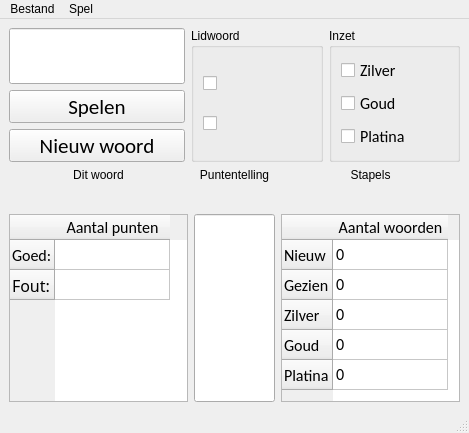
<?xml version="1.0" encoding="UTF-8"?>
<ui version="4.0">
 <class>MainWindow</class>
 <widget class="QMainWindow" name="MainWindow">
  <property name="geometry">
   <rect>
    <x>0</x>
    <y>0</y>
    <width>469</width>
    <height>433</height>
   </rect>
  </property>
  <property name="sizePolicy">
   <sizepolicy hsizetype="Preferred" vsizetype="Minimum">
    <horstretch>0</horstretch>
    <verstretch>0</verstretch>
   </sizepolicy>
  </property>
  <property name="windowTitle">
   <string>De Spel</string>
  </property>
  <widget class="QWidget" name="centralwidget">
   <layout class="QVBoxLayout" name="verticalLayout_5">
    <item>
     <layout class="QVBoxLayout" name="verticalLayout_4">
      <item>
       <layout class="QHBoxLayout" name="horizontalLayout_2">
        <item>
         <layout class="QVBoxLayout" name="verticalLayout_3">
          <item>
           <widget class="QLineEdit" name="txt_word">
            <property name="sizePolicy">
             <sizepolicy hsizetype="Preferred" vsizetype="Preferred">
              <horstretch>0</horstretch>
              <verstretch>0</verstretch>
             </sizepolicy>
            </property>
            <property name="font">
             <font>
              <family>Calibri</family>
              <pointsize>18</pointsize>
             </font>
            </property>
            <property name="text">
             <string/>
            </property>
            <property name="alignment">
             <set>Qt::AlignCenter</set>
            </property>
            <property name="readOnly">
             <bool>true</bool>
            </property>
            <property name="clearButtonEnabled">
             <bool>false</bool>
            </property>
           </widget>
          </item>
          <item>
           <widget class="QToolButton" name="btn_play">
            <property name="sizePolicy">
             <sizepolicy hsizetype="Preferred" vsizetype="Maximum">
              <horstretch>0</horstretch>
              <verstretch>0</verstretch>
             </sizepolicy>
            </property>
            <property name="font">
             <font>
              <family>Calibri</family>
              <pointsize>16</pointsize>
             </font>
            </property>
            <property name="text">
             <string>Spelen</string>
            </property>
           </widget>
          </item>
          <item>
           <widget class="QToolButton" name="btn_draw">
            <property name="sizePolicy">
             <sizepolicy hsizetype="Preferred" vsizetype="Maximum">
              <horstretch>0</horstretch>
              <verstretch>0</verstretch>
             </sizepolicy>
            </property>
            <property name="font">
             <font>
              <family>Calibri</family>
              <pointsize>16</pointsize>
             </font>
            </property>
            <property name="text">
             <string>Nieuw woord</string>
            </property>
           </widget>
          </item>
         </layout>
        </item>
        <item>
         <widget class="QGroupBox" name="grp_article">
          <property name="title">
           <string>Lidwoord</string>
          </property>
          <layout class="QVBoxLayout" name="verticalLayout">
           <item>
            <widget class="QCheckBox" name="chk_de">
             <property name="font">
              <font>
               <family>Calibri</family>
               <pointsize>12</pointsize>
              </font>
             </property>
             <property name="text">
              <string/>
             </property>
            </widget>
           </item>
           <item>
            <widget class="QCheckBox" name="chk_het">
             <property name="font">
              <font>
               <family>Calibri</family>
               <pointsize>12</pointsize>
              </font>
             </property>
             <property name="text">
              <string/>
             </property>
            </widget>
           </item>
          </layout>
         </widget>
        </item>
        <item>
         <widget class="QGroupBox" name="grp_stake">
          <property name="title">
           <string>Inzet</string>
          </property>
          <property name="checkable">
           <bool>false</bool>
          </property>
          <property name="checked">
           <bool>false</bool>
          </property>
          <layout class="QVBoxLayout" name="verticalLayout_2">
           <item>
            <widget class="QCheckBox" name="chk_zilver">
             <property name="font">
              <font>
               <family>Calibri</family>
               <pointsize>12</pointsize>
              </font>
             </property>
             <property name="text">
              <string>Zilver</string>
             </property>
             <property name="checked">
              <bool>false</bool>
             </property>
            </widget>
           </item>
           <item>
            <widget class="QCheckBox" name="chk_goud">
             <property name="font">
              <font>
               <family>Calibri</family>
               <pointsize>12</pointsize>
              </font>
             </property>
             <property name="text">
              <string>Goud</string>
             </property>
            </widget>
           </item>
           <item>
            <widget class="QCheckBox" name="chk_platina">
             <property name="font">
              <font>
               <family>Calibri</family>
               <pointsize>12</pointsize>
              </font>
             </property>
             <property name="text">
              <string>Platina</string>
             </property>
            </widget>
           </item>
          </layout>
         </widget>
        </item>
       </layout>
      </item>
     </layout>
    </item>
    <item>
     <layout class="QGridLayout" name="gridLayout">
      <item row="0" column="0">
       <widget class="QLabel" name="label_2">
        <property name="sizePolicy">
         <sizepolicy hsizetype="Preferred" vsizetype="Maximum">
          <horstretch>0</horstretch>
          <verstretch>0</verstretch>
         </sizepolicy>
        </property>
        <property name="text">
         <string>Dit woord</string>
        </property>
        <property name="alignment">
         <set>Qt::AlignCenter</set>
        </property>
       </widget>
      </item>
      <item row="2" column="2">
       <widget class="QTableWidget" name="tbl_heaps">
        <property name="sizePolicy">
         <sizepolicy hsizetype="Preferred" vsizetype="Preferred">
          <horstretch>0</horstretch>
          <verstretch>0</verstretch>
         </sizepolicy>
        </property>
        <property name="font">
         <font>
          <family>Calibri</family>
          <pointsize>12</pointsize>
         </font>
        </property>
        <property name="cornerButtonEnabled">
         <bool>false</bool>
        </property>
        <property name="rowCount">
         <number>5</number>
        </property>
        <attribute name="horizontalHeaderDefaultSectionSize">
         <number>115</number>
        </attribute>
        <row>
         <property name="text">
          <string>Nieuw</string>
         </property>
         <property name="font">
          <font>
           <family>Calibri</family>
           <pointsize>12</pointsize>
          </font>
         </property>
        </row>
        <row>
         <property name="text">
          <string>Gezien</string>
         </property>
         <property name="font">
          <font>
           <family>Calibri</family>
           <pointsize>12</pointsize>
          </font>
         </property>
        </row>
        <row>
         <property name="text">
          <string>Zilver</string>
         </property>
         <property name="font">
          <font>
           <family>Calibri</family>
           <pointsize>12</pointsize>
          </font>
         </property>
        </row>
        <row>
         <property name="text">
          <string>Goud</string>
         </property>
         <property name="font">
          <font>
           <family>Calibri</family>
           <pointsize>12</pointsize>
          </font>
         </property>
        </row>
        <row>
         <property name="text">
          <string>Platina</string>
         </property>
         <property name="font">
          <font>
           <family>Calibri</family>
           <pointsize>12</pointsize>
          </font>
         </property>
        </row>
        <column>
         <property name="text">
          <string>Aantal woorden</string>
         </property>
         <property name="foreground">
          <brush brushstyle="SolidPattern">
           <color alpha="255">
            <red>0</red>
            <green>0</green>
            <blue>0</blue>
           </color>
          </brush>
         </property>
        </column>
        <item row="0" column="0">
         <property name="text">
          <string>0</string>
         </property>
        </item>
        <item row="1" column="0">
         <property name="text">
          <string>0</string>
         </property>
        </item>
        <item row="2" column="0">
         <property name="text">
          <string>0</string>
         </property>
        </item>
        <item row="3" column="0">
         <property name="text">
          <string>0</string>
         </property>
        </item>
        <item row="4" column="0">
         <property name="text">
          <string>0</string>
         </property>
        </item>
       </widget>
      </item>
      <item row="0" column="1">
       <widget class="QLabel" name="label_3">
        <property name="sizePolicy">
         <sizepolicy hsizetype="Preferred" vsizetype="Preferred">
          <horstretch>0</horstretch>
          <verstretch>0</verstretch>
         </sizepolicy>
        </property>
        <property name="text">
         <string>Puntentelling</string>
        </property>
        <property name="alignment">
         <set>Qt::AlignCenter</set>
        </property>
       </widget>
      </item>
      <item row="0" column="2">
       <widget class="QLabel" name="label">
        <property name="text">
         <string>Stapels</string>
        </property>
        <property name="alignment">
         <set>Qt::AlignCenter</set>
        </property>
       </widget>
      </item>
      <item row="2" column="0">
       <widget class="QTableWidget" name="tbl_word_score">
        <property name="sizePolicy">
         <sizepolicy hsizetype="Preferred" vsizetype="Preferred">
          <horstretch>0</horstretch>
          <verstretch>0</verstretch>
         </sizepolicy>
        </property>
        <property name="font">
         <font>
          <family>Calibri</family>
          <pointsize>12</pointsize>
         </font>
        </property>
        <property name="autoScroll">
         <bool>true</bool>
        </property>
        <attribute name="horizontalHeaderDefaultSectionSize">
         <number>115</number>
        </attribute>
        <row>
         <property name="text">
          <string>Goed:</string>
         </property>
         <property name="font">
          <font>
           <family>Calibri</family>
           <pointsize>12</pointsize>
          </font>
         </property>
        </row>
        <row>
         <property name="text">
          <string>Fout:</string>
         </property>
         <property name="font">
          <font>
           <family>Calibri Light</family>
           <pointsize>12</pointsize>
          </font>
         </property>
        </row>
        <column>
         <property name="text">
          <string>Aantal punten</string>
         </property>
         <property name="font">
          <font>
           <family>Calibri</family>
           <pointsize>12</pointsize>
          </font>
         </property>
        </column>
        <item row="0" column="0">
         <property name="text">
          <string/>
         </property>
         <property name="checkState">
          <enum>Unchecked</enum>
         </property>
        </item>
        <item row="1" column="0">
         <property name="text">
          <string/>
         </property>
         <property name="checkState">
          <enum>Unchecked</enum>
         </property>
        </item>
       </widget>
      </item>
      <item row="1" column="1">
       <widget class="QLabel" name="txt_total">
        <property name="font">
         <font>
          <family>Calibri</family>
          <pointsize>12</pointsize>
         </font>
        </property>
        <property name="text">
         <string/>
        </property>
       </widget>
      </item>
      <item row="2" column="1">
       <widget class="QLineEdit" name="txt_total1">
        <property name="sizePolicy">
         <sizepolicy hsizetype="Preferred" vsizetype="Preferred">
          <horstretch>0</horstretch>
          <verstretch>0</verstretch>
         </sizepolicy>
        </property>
        <property name="font">
         <font>
          <family>Calibri</family>
          <pointsize>16</pointsize>
         </font>
        </property>
       </widget>
      </item>
      <item row="1" column="0">
       <widget class="QLabel" name="txt_state">
        <property name="font">
         <font>
          <family>Calibri</family>
          <pointsize>12</pointsize>
         </font>
        </property>
        <property name="text">
         <string/>
        </property>
       </widget>
      </item>
     </layout>
    </item>
   </layout>
  </widget>
  <widget class="QMenuBar" name="menubar">
   <property name="geometry">
    <rect>
     <x>0</x>
     <y>0</y>
     <width>469</width>
     <height>21</height>
    </rect>
   </property>
   <widget class="QMenu" name="menuBestand">
    <property name="title">
     <string>Bestand</string>
    </property>
    <addaction name="action_open_word_list"/>
    <addaction name="action_open_scoring"/>
    <addaction name="separator"/>
    <addaction name="action_close"/>
   </widget>
   <widget class="QMenu" name="menuSpel">
    <property name="title">
     <string>Spel</string>
    </property>
    <addaction name="action_draw"/>
    <addaction name="separator"/>
    <addaction name="action_play"/>
    <addaction name="separator"/>
   </widget>
   <addaction name="menuBestand"/>
   <addaction name="menuSpel"/>
  </widget>
  <widget class="QStatusBar" name="statusbar"/>
  <action name="action_open_word_list">
   <property name="text">
    <string>Open woordenlijst</string>
   </property>
  </action>
  <action name="action_close">
   <property name="text">
    <string>Sluiten</string>
   </property>
  </action>
  <action name="action_draw">
   <property name="text">
    <string>Nieuw woord</string>
   </property>
  </action>
  <action name="action_play">
   <property name="text">
    <string>Speel</string>
   </property>
  </action>
  <action name="action_open_scoring">
   <property name="text">
    <string>Open puntentelling</string>
   </property>
  </action>
 </widget>
 <resources/>
 <connections>
  <connection>
   <sender>action_close</sender>
   <signal>triggered()</signal>
   <receiver>MainWindow</receiver>
   <slot>close()</slot>
   <hints>
    <hint type="sourcelabel">
     <x>-1</x>
     <y>-1</y>
    </hint>
    <hint type="destinationlabel">
     <x>215</x>
     <y>231</y>
    </hint>
   </hints>
  </connection>
 </connections>
</ui>
